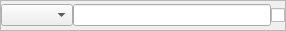
<?xml version="1.0" encoding="UTF-8"?>
<ui version="4.0">
 <class>ColumnFilter</class>
 <widget class="QFrame" name="ColumnFilter">
  <property name="geometry">
   <rect>
    <x>0</x>
    <y>0</y>
    <width>286</width>
    <height>31</height>
   </rect>
  </property>
  <property name="windowTitle">
   <string>Frame</string>
  </property>
  <property name="frameShape">
   <enum>QFrame::StyledPanel</enum>
  </property>
  <property name="frameShadow">
   <enum>QFrame::Plain</enum>
  </property>
  <layout class="QHBoxLayout" name="horizontalLayout">
   <property name="spacing">
    <number>0</number>
   </property>
   <property name="margin">
    <number>0</number>
   </property>
   <item>
    <widget class="QComboBox" name="FilterColumn">
     <property name="font">
      <font>
       <pointsize>9</pointsize>
      </font>
     </property>
    </widget>
   </item>
   <item>
    <widget class="QLineEdit" name="RegExp">
     <property name="font">
      <font>
       <pointsize>9</pointsize>
      </font>
     </property>
    </widget>
   </item>
   <item>
    <widget class="QCheckBox" name="CaseSencitive">
     <property name="font">
      <font>
       <pointsize>9</pointsize>
      </font>
     </property>
     <property name="toolTip">
      <string>Case Sencitive</string>
     </property>
     <property name="text">
      <string/>
     </property>
     <property name="tristate">
      <bool>false</bool>
     </property>
    </widget>
   </item>
  </layout>
 </widget>
 <resources/>
 <connections/>
</ui>
